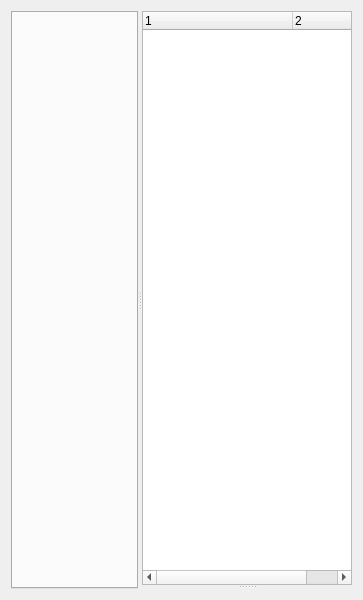
<?xml version="1.0" encoding="UTF-8"?>
<ui version="4.0">
 <class>PageConfig</class>
 <widget class="QWidget" name="PageConfig">
  <property name="geometry">
   <rect>
    <x>0</x>
    <y>0</y>
    <width>363</width>
    <height>600</height>
   </rect>
  </property>
  <property name="sizePolicy">
   <sizepolicy hsizetype="Preferred" vsizetype="Preferred">
    <horstretch>0</horstretch>
    <verstretch>0</verstretch>
   </sizepolicy>
  </property>
  <property name="focusPolicy">
   <enum>Qt::ClickFocus</enum>
  </property>
  <property name="windowTitle">
   <string>PageConfig</string>
  </property>
  <layout class="QVBoxLayout" name="verticalLayout">
   <item>
    <widget class="QSplitter" name="splitter_2">
     <property name="orientation">
      <enum>Qt::Horizontal</enum>
     </property>
     <widget class="QTabWidget" name="tabWidget">
      <property name="sizePolicy">
       <sizepolicy hsizetype="Preferred" vsizetype="Preferred">
        <horstretch>0</horstretch>
        <verstretch>0</verstretch>
       </sizepolicy>
      </property>
      <property name="baseSize">
       <size>
        <width>500</width>
        <height>0</height>
       </size>
      </property>
      <property name="focusPolicy">
       <enum>Qt::ClickFocus</enum>
      </property>
      <property name="currentIndex">
       <number>-1</number>
      </property>
     </widget>
     <widget class="QSplitter" name="splitter">
      <property name="orientation">
       <enum>Qt::Vertical</enum>
      </property>
      <widget class="QTreeWidget" name="treeWidget">
       <property name="sizePolicy">
        <sizepolicy hsizetype="Maximum" vsizetype="Preferred">
         <horstretch>0</horstretch>
         <verstretch>0</verstretch>
        </sizepolicy>
       </property>
       <property name="minimumSize">
        <size>
         <width>100</width>
         <height>0</height>
        </size>
       </property>
       <property name="maximumSize">
        <size>
         <width>400</width>
         <height>16777215</height>
        </size>
       </property>
       <property name="baseSize">
        <size>
         <width>300</width>
         <height>400</height>
        </size>
       </property>
       <property name="focusPolicy">
        <enum>Qt::ClickFocus</enum>
       </property>
       <property name="sizeAdjustPolicy">
        <enum>QAbstractScrollArea::AdjustToContentsOnFirstShow</enum>
       </property>
       <property name="autoScrollMargin">
        <number>40</number>
       </property>
       <property name="dragEnabled">
        <bool>true</bool>
       </property>
       <property name="textElideMode">
        <enum>Qt::ElideMiddle</enum>
       </property>
       <property name="autoExpandDelay">
        <number>-1</number>
       </property>
       <property name="indentation">
        <number>20</number>
       </property>
       <property name="headerHidden">
        <bool>false</bool>
       </property>
       <property name="expandsOnDoubleClick">
        <bool>false</bool>
       </property>
       <property name="columnCount">
        <number>2</number>
       </property>
       <attribute name="headerCascadingSectionResizes">
        <bool>false</bool>
       </attribute>
       <attribute name="headerDefaultSectionSize">
        <number>150</number>
       </attribute>
       <attribute name="headerMinimumSectionSize">
        <number>40</number>
       </attribute>
       <column>
        <property name="text">
         <string notr="true">1</string>
        </property>
       </column>
       <column>
        <property name="text">
         <string notr="true">2</string>
        </property>
       </column>
      </widget>
      <widget class="QStackedWidget" name="stackedWidget">
       <property name="sizePolicy">
        <sizepolicy hsizetype="Minimum" vsizetype="Expanding">
         <horstretch>0</horstretch>
         <verstretch>0</verstretch>
        </sizepolicy>
       </property>
       <property name="minimumSize">
        <size>
         <width>100</width>
         <height>0</height>
        </size>
       </property>
       <property name="maximumSize">
        <size>
         <width>16777215</width>
         <height>16777215</height>
        </size>
       </property>
       <property name="baseSize">
        <size>
         <width>300</width>
         <height>400</height>
        </size>
       </property>
       <property name="currentIndex">
        <number>-1</number>
       </property>
      </widget>
     </widget>
    </widget>
   </item>
  </layout>
 </widget>
 <layoutdefault spacing="6" margin="11"/>
 <resources/>
 <connections/>
</ui>
